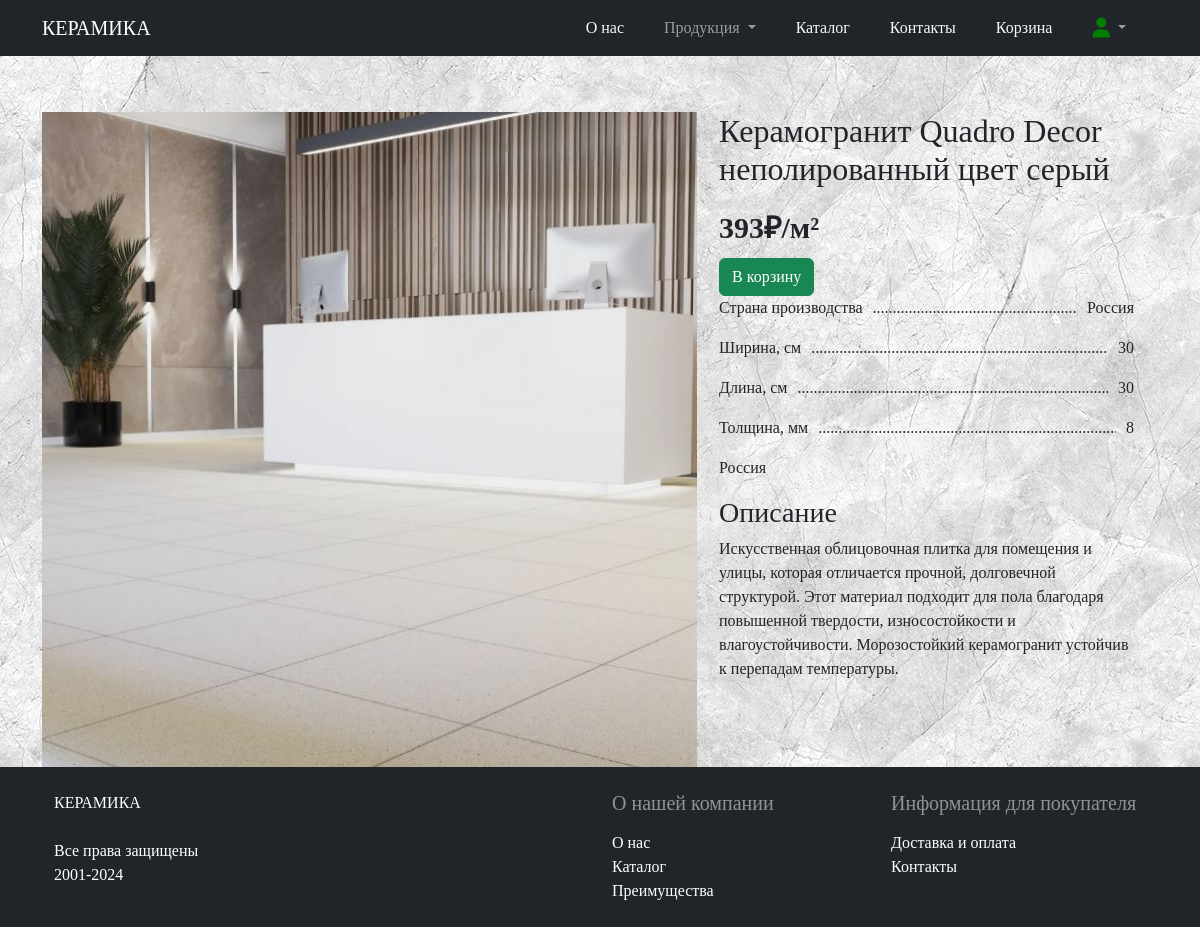
/card.php?id=1 (signed in), run on the app's committed database.
### tables this page shows
CREATE TABLE `product` (
  `ID` int(11) NOT NULL,
  `Наименование` varchar(100) NOT NULL,
  `id_categories` int(11) NOT NULL,
  `Описание` varchar(5000) NOT NULL,
  `Цена` varchar(50) NOT NULL,
  `Страна производства` varchar(25) NOT NULL,
  `Ширина` int(11) DEFAULT NULL,
  `Длина` int(11) DEFAULT NULL,
  `Толщина` int(11) DEFAULT NULL,
  `Вес` varchar(20) DEFAULT NULL,
  `Фото главное` varchar(255) NOT NULL
);

### card.php (the view, shortened to what this page needs)
<!DOCTYPE html>
<html lang="en">
<head>
    <link href="https://cdn.jsdelivr.net/npm/bootstrap@5.3.1/dist/css/bootstrap.min.css" rel="stylesheet"
>
   <link rel="stylesheet" href="style.css">
   <link rel="stylesheet" href="https://cdnjs.cloudflare.com/ajax/libs/font-awesome/6.5.1/css/all.min.css">
</head>
<body>
<?include "header.php"?>
<div class="container mt-5 contan">
<div class="row">
<?php
if($_GET)
{
        $id = $_GET['id'];
        $db = dbconn();
            $query = $db->query("SELECT * FROM `product` WHERE `id`='$id'");
            while($row=$query->fetch_assoc())
            {
            ?>
            <form method="post" class="row  gy-1" enctype="multipart/form-data">
            <div class="afisha">
            <div class="cardbox_img" name="product_image"> <img src="<?=$row['Фото главное']?>" class="jpg_cat" alt=""></div>
            <div class="cardbox_text">
            <div class="mb-3" name="product_name"><h2><?echo $row['Наименование'].'<br>';?></h2></div>
              <div class="small_box">
                <div class="text_pricecard"> <?echo $row['Цена'].'<br>';?></div>
     <div><input type="submit" class="btn btn-success mt-2" value="В корзину" name="bask"></div>
              </div>
              <div class="book">
                 <p><span>Страна производства</span><span><?echo $row['Страна производства'].'<br>';?></span></p>
                 <?
                 if (!empty($row['Ширина'])){ ?>
                 <p><span>Ширина, см</span><span><?echo $row['Ширина'].'<br>';?></span></p> <?}?>
                 <?
                 if (!empty($row['Длина'])){ ?>
                 <p><span>Длина, см</span><span><?echo $row['Длина'].'<br>';?></span></p> <?}?>
                 <?
                 if (!empty($row['Толщина'])){ ?>
                 <p><span>Толщина, мм</span><span><?echo $row['Толщина'].'<br>';?></span></p> <?}?>
              </div>
              <div > <?echo $row['Страна производства'].'<br>';?></div>
              <div class="mt-3" >
                <div class="name_small mb-2"><h3>Описание</h3></div>
               <?echo $row['Описание'].'<br>';?></div>
            </div>
            </div>
                 </form>
            <?
            }
        }
?>
</div>
</div>
<?include "footer.php"?>
</body>
</html>

### style.css (style rules this page uses)
body { background: url('/фото/фон2.jpg') ; font-family: Georgia, 'Times New Roman', Times, serif; }
.jpg_cat { width: 100%; object-fit: cover; aspect-ratio: 1/1; }
.text_pricecard { font-weight: 700; font-size: 30px; }
.afisha { display: flex; flex-wrap: wrap; justify-content: space-between; row-gap: 25px; }
.cardbox_img { width: 60%; }
.cardbox_text { width: 38%; }
.book { width: 100%; }
p { overflow: hidden; }
p:after { content:'.........................................................................................................'; display: block; white-space: nowrap; overflow: hidden; }
p span:first-of-type { float:left; margin-right: 10px; }
p span:last-of-type { float:right; margin-left: 10px; }
.contan { min-height: calc(100vh - 200px); }

### data on the page
product: Фото главное (picture), Наименование "Керамогранит Quadro Decor неполированный цвет серый", Цена "393₽/м²", Страна производства "Россия", Ширина "30", Длина "30", Толщина "8", Описание "Искусственная облицовочная плитка для помещения и улицы, которая отличается прочной, долговечной структурой. Этот материал подходит для пола благодаря повышенной твердости, износостойкости и влагоустойчивости. Морозостойкий керамогранит устойчив к перепадам температуры."
